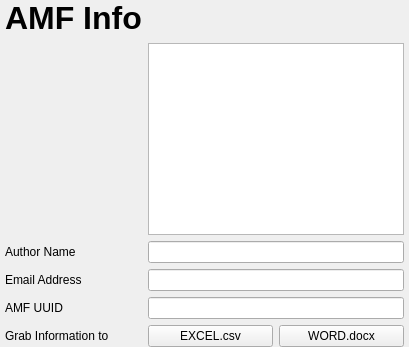
                <widget class="QFrame" name="AMFInfo_QFrame">
                 <layout class="QGridLayout" name="gridLayout_21" columnstretch="1,2,2">
                  <property name="leftMargin">
                   <number>5</number>
                  </property>
                  <property name="topMargin">
                   <number>0</number>
                  </property>
                  <property name="rightMargin">
                   <number>5</number>
                  </property>
                  <property name="bottomMargin">
                   <number>0</number>
                  </property>
                  <item row="0" column="2">
                   <spacer name="horizontalSpacer_15">
                    <property name="orientation">
                     <enum>Qt::Horizontal</enum>
                    </property>
                    <property name="sizeHint" stdset="0">
                     <size>
                      <width>68</width>
                      <height>20</height>
                     </size>
                    </property>
                   </spacer>
                  </item>
                  <item row="1" column="1" colspan="2">
                   <widget class="QTextEdit" name="ANALYSISPanel_Info_AMFInfo_TextEdit">
                    <property name="sizePolicy">
                     <sizepolicy hsizetype="Expanding" vsizetype="Minimum">
                      <horstretch>0</horstretch>
                      <verstretch>0</verstretch>
                     </sizepolicy>
                    </property>
                    <property name="minimumSize">
                     <size>
                      <width>0</width>
                      <height>0</height>
                     </size>
                    </property>
                   </widget>
                  </item>
                  <item row="0" column="0">
                   <widget class="QLabel" name="ANALYSISPanel_Info_AMFInfo_Label">
                    <property name="sizePolicy">
                     <sizepolicy hsizetype="Expanding" vsizetype="Minimum">
                      <horstretch>0</horstretch>
                      <verstretch>0</verstretch>
                     </sizepolicy>
                    </property>
                    <property name="text">
                     <string>&lt;html&gt;&lt;head/&gt;&lt;body&gt;&lt;p&gt;&lt;span style=&quot; font-size:24pt; font-weight:600;&quot;&gt; AMF Info&lt;/span&gt;&lt;/p&gt;&lt;/body&gt;&lt;/html&gt;</string>
                    </property>
                   </widget>
                  </item>
                  <item row="2" column="0">
                   <widget class="QLabel" name="ANALYSISPanel_Info_Name_Label">
                    <property name="text">
                     <string>Author Name</string>
                    </property>
                   </widget>
                  </item>
                  <item row="5" column="0">
                   <widget class="QLabel" name="label_37">
                    <property name="text">
                     <string>Grab Information to</string>
                    </property>
                   </widget>
                  </item>
                  <item row="5" column="1">
                   <widget class="QPushButton" name="pushButton_11">
                    <property name="text">
                     <string>EXCEL.csv</string>
                    </property>
                   </widget>
                  </item>
                  <item row="3" column="0">
                   <widget class="QLabel" name="ANALYSISPanel_Info_EmailAddress_Label">
                    <property name="text">
                     <string>Email Address</string>
                    </property>
                   </widget>
                  </item>
                  <item row="5" column="2">
                   <widget class="QPushButton" name="pushButton_10">
                    <property name="text">
                     <string>WORD.docx</string>
                    </property>
                   </widget>
                  </item>
                  <item row="2" column="1" colspan="2">
                   <widget class="QLineEdit" name="ANALYSISPanel_Info_Name_LineEdit">
                    <property name="sizePolicy">
                     <sizepolicy hsizetype="Expanding" vsizetype="Minimum">
                      <horstretch>0</horstretch>
                      <verstretch>0</verstretch>
                     </sizepolicy>
                    </property>
                    <property name="minimumSize">
                     <size>
                      <width>0</width>
                      <height>0</height>
                     </size>
                    </property>
                   </widget>
                  </item>
                  <item row="3" column="1" colspan="2">
                   <widget class="QLineEdit" name="ANALYSISPanel_Info_EmailAddress_LineEdit">
                    <property name="sizePolicy">
                     <sizepolicy hsizetype="Expanding" vsizetype="Minimum">
                      <horstretch>0</horstretch>
                      <verstretch>0</verstretch>
                     </sizepolicy>
                    </property>
                    <property name="minimumSize">
                     <size>
                      <width>0</width>
                      <height>0</height>
                     </size>
                    </property>
                   </widget>
                  </item>
                  <item row="1" column="0">
                   <spacer name="verticalSpacer">
                    <property name="orientation">
                     <enum>Qt::Vertical</enum>
                    </property>
                    <property name="sizeHint" stdset="0">
                     <size>
                      <width>88</width>
                      <height>178</height>
                     </size>
                    </property>
                   </spacer>
                  </item>
                  <item row="4" column="0">
                   <widget class="QLabel" name="ANALYSISPanel_Info_AMFUUID_Label">
                    <property name="text">
                     <string>AMF UUID</string>
                    </property>
                   </widget>
                  </item>
                  <item row="4" column="1" colspan="2">
                   <widget class="QLineEdit" name="ANALYSISPanel_Info_AMFUUID_LineEdit">
                    <property name="sizePolicy">
                     <sizepolicy hsizetype="Expanding" vsizetype="Minimum">
                      <horstretch>0</horstretch>
                      <verstretch>0</verstretch>
                     </sizepolicy>
                    </property>
                    <property name="minimumSize">
                     <size>
                      <width>0</width>
                      <height>0</height>
                     </size>
                    </property>
                   </widget>
                  </item>
                  <item row="0" column="1">
                   <spacer name="horizontalSpacer_4">
                    <property name="orientation">
                     <enum>Qt::Horizontal</enum>
                    </property>
                    <property name="sizeHint" stdset="0">
                     <size>
                      <width>78</width>
                      <height>20</height>
                     </size>
                    </property>
                   </spacer>
                  </item>
                 </layout>
                </widget>
